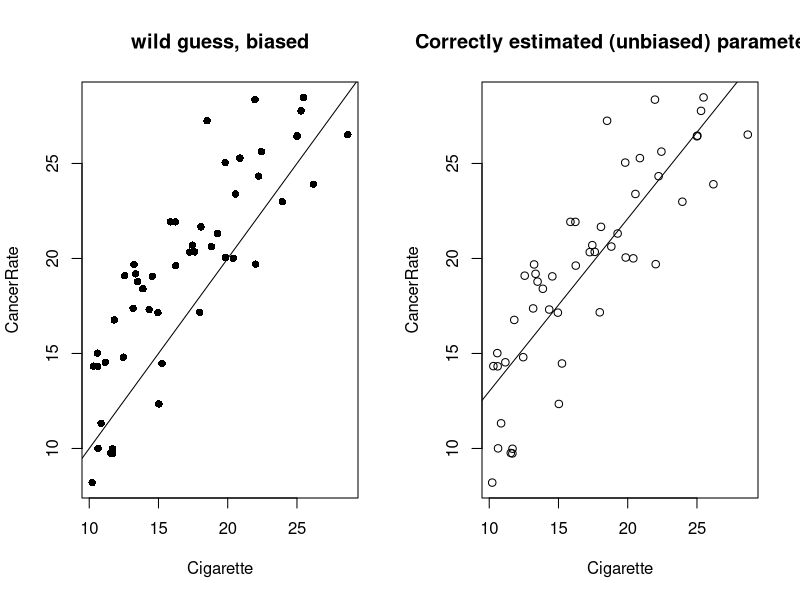
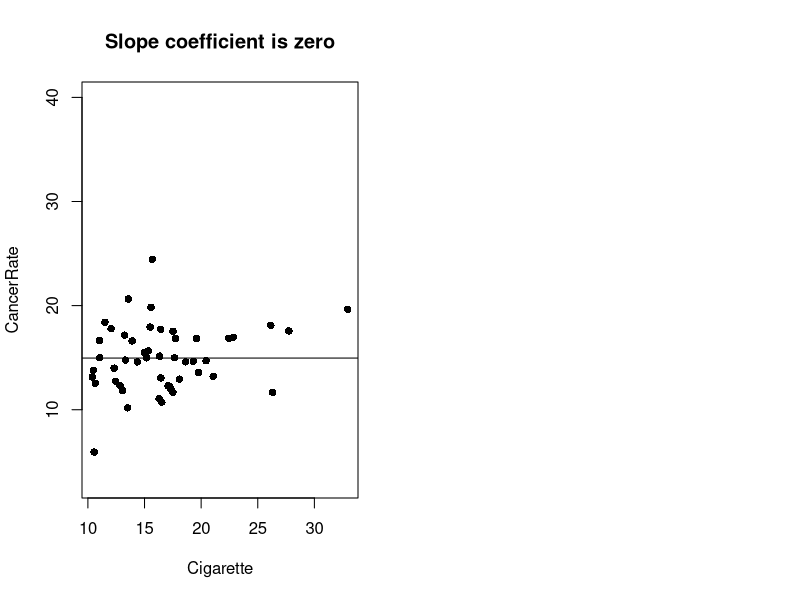

Here is the R script that generated these plots, in order: (Note: this script raises an error after producing the figures.)
# Regression example 


# Make compariosn plots 
par(mfrow= c(1,2))

# I make fake state-level cigarette sales and lung cancer rate per 100,000 ppl
Cigarette <- abs(rnorm(mean = 0, sd = 8, n = 50)) + 10
CancerRate <- Cigarette + rnorm(sd = 3, n = 50) + 3

# Wild guess, beta_0 = 0, and beta_1 = 1
plot(Cigarette, CancerRate, pch = 16,  main = "wild guess, biased")
abline(a= 0, b = 1,col = "black")

# Estimated from data 
plot(Cigarette, CancerRate, main = "Correctly estimated (unbiased) parameters")
abline(lm(CancerRate ~ Cigarette),col = "black")
lm(CancerRate ~ Cigarette)$coefficients






# I make fake state-level cigarette sales and lung cancer rate per 100,000 ppl
Cigarette <- abs(rnorm(mean = 0, sd = 8, n = 50)) + 10
CancerRate <- 0*Cigarette + rnorm(sd = 3, n = 50) + 15

plot(Cigarette, CancerRate, pch = 16,  main = "Slope coefficient is zero", ylim = c(3, 40))
abline(a= mean(CancerRate), b = 0,col = "black")




# Beta_1
SS_xy <- sum((Cigarette - mean(Cigarette))*(CancerRate - mean(CancerRate))) 
SS_xx <- sum((Cigarette - mean(Cigarette))^2)
SS_xy/SS_xx 
# Beta_0
mean(CancerRate) - beta1*mean(Cigarette)
